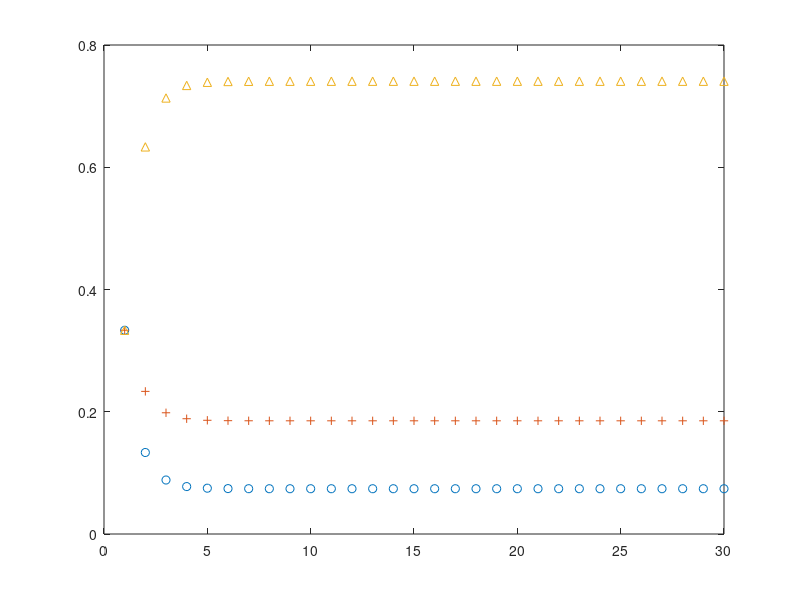

Here is the MATLAB script that generated this plot:
clear all;clc;
g=1/3;
s=1/3;
p=1/3;
for i=2:30
    g=[g,0.25*g(i-1)+0.10*s(i-1)+0.05*p(i-1)];
    s=[s,0.25*g(i-1)+0.30*s(i-1)+0.15*p(i-1)];
    p=[p,0.50*g(i-1)+0.60*s(i-1)+0.80*p(i-1)];
end
x=1:30;
plot(x,g,'o',x,s,'+',x,p,'^');